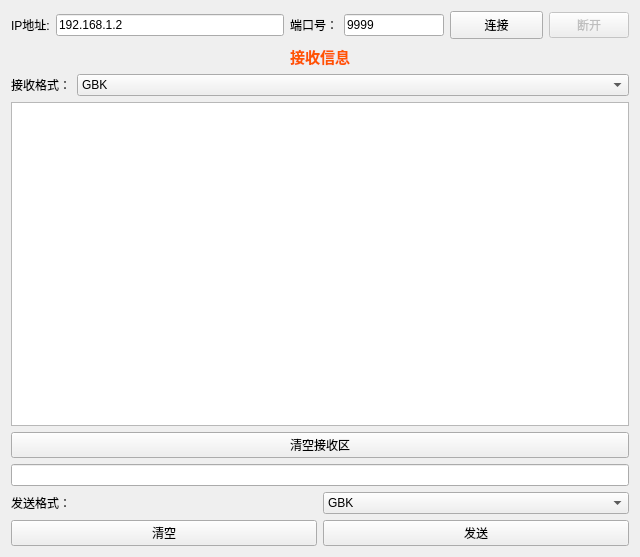
<?xml version="1.0" encoding="UTF-8"?>
<ui version="4.0">
 <class>Client</class>
 <widget class="QWidget" name="Client">
  <property name="geometry">
   <rect>
    <x>0</x>
    <y>0</y>
    <width>640</width>
    <height>557</height>
   </rect>
  </property>
  <property name="maximumSize">
   <size>
    <width>700</width>
    <height>650</height>
   </size>
  </property>
  <property name="windowTitle">
   <string>Form</string>
  </property>
  <property name="styleSheet">
   <string notr="true"/>
  </property>
  <layout class="QVBoxLayout" name="verticalLayout_2">
   <item>
    <layout class="QHBoxLayout" name="horizontalLayout">
     <item>
      <widget class="QLabel" name="label">
       <property name="text">
        <string>IP地址:</string>
       </property>
      </widget>
     </item>
     <item>
      <widget class="QLineEdit" name="lineEdit_ip">
       <property name="text">
        <string>192.168.1.2</string>
       </property>
      </widget>
     </item>
     <item>
      <widget class="QLabel" name="label_2">
       <property name="text">
        <string>端口号：</string>
       </property>
      </widget>
     </item>
     <item>
      <widget class="QLineEdit" name="lineEdit_port">
       <property name="maximumSize">
        <size>
         <width>100</width>
         <height>16777215</height>
        </size>
       </property>
       <property name="text">
        <string>9999</string>
       </property>
      </widget>
     </item>
     <item>
      <widget class="QPushButton" name="pushButton_link">
       <property name="minimumSize">
        <size>
         <width>93</width>
         <height>28</height>
        </size>
       </property>
       <property name="styleSheet">
        <string notr="true"/>
       </property>
       <property name="text">
        <string>连接</string>
       </property>
      </widget>
     </item>
     <item>
      <widget class="QPushButton" name="pushButton_disconnect">
       <property name="enabled">
        <bool>false</bool>
       </property>
       <property name="text">
        <string>断开</string>
       </property>
      </widget>
     </item>
    </layout>
   </item>
   <item>
    <layout class="QVBoxLayout" name="verticalLayout">
     <item>
      <widget class="QLabel" name="label_3">
       <property name="text">
        <string>&lt;html&gt;&lt;head/&gt;&lt;body&gt;&lt;p align=&quot;center&quot;&gt;&lt;span style=&quot; font-size:11pt; font-weight:600; color:#ff5500;&quot;&gt;接收信息&lt;/span&gt;&lt;/p&gt;&lt;/body&gt;&lt;/html&gt;</string>
       </property>
      </widget>
     </item>
     <item>
      <layout class="QFormLayout" name="formLayout">
       <item row="0" column="0">
        <widget class="QLabel" name="label_4">
         <property name="text">
          <string>接收格式：</string>
         </property>
        </widget>
       </item>
       <item row="0" column="1">
        <widget class="QComboBox" name="comboBox_read">
         <item>
          <property name="text">
           <string>GBK</string>
          </property>
         </item>
         <item>
          <property name="text">
           <string>UTF8</string>
          </property>
         </item>
        </widget>
       </item>
       <item row="1" column="0" colspan="2">
        <widget class="QTextEdit" name="textEdit"/>
       </item>
       <item row="2" column="0" colspan="2">
        <widget class="QPushButton" name="pushButton_clearRead">
         <property name="text">
          <string>清空接收区</string>
         </property>
        </widget>
       </item>
      </layout>
     </item>
    </layout>
   </item>
   <item>
    <layout class="QGridLayout" name="gridLayout">
     <item row="0" column="0" colspan="2">
      <widget class="QLineEdit" name="lineEdit_send"/>
     </item>
     <item row="1" column="0" colspan="2">
      <layout class="QHBoxLayout" name="horizontalLayout_2">
       <item>
        <widget class="QLabel" name="label_5">
         <property name="text">
          <string>发送格式：</string>
         </property>
        </widget>
       </item>
       <item>
        <widget class="QComboBox" name="comboBox_send">
         <item>
          <property name="text">
           <string>GBK</string>
          </property>
         </item>
         <item>
          <property name="text">
           <string>UTF8</string>
          </property>
         </item>
        </widget>
       </item>
      </layout>
     </item>
     <item row="2" column="0">
      <widget class="QPushButton" name="pushButton_clear">
       <property name="text">
        <string>清空</string>
       </property>
      </widget>
     </item>
     <item row="2" column="1">
      <widget class="QPushButton" name="pushButton_send">
       <property name="enabled">
        <bool>true</bool>
       </property>
       <property name="text">
        <string>发送</string>
       </property>
      </widget>
     </item>
    </layout>
   </item>
  </layout>
 </widget>
 <resources/>
 <connections/>
</ui>
